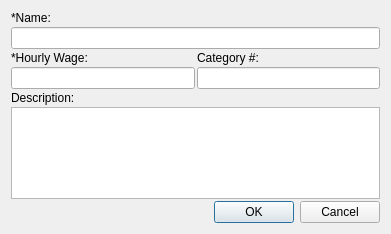
<?xml version="1.0" encoding="UTF-8"?>
<ui version="4.0">
 <class>addCategoryDialog</class>
 <widget class="QDialog" name="addCategoryDialog">
  <property name="geometry">
   <rect>
    <x>0</x>
    <y>0</y>
    <width>391</width>
    <height>234</height>
   </rect>
  </property>
  <property name="windowTitle">
   <string>Add Category</string>
  </property>
  <layout class="QGridLayout" name="gridLayout">
   <property name="spacing">
    <number>2</number>
   </property>
   <item row="4" column="0">
    <widget class="QLabel" name="label">
     <property name="text">
      <string>Description:</string>
     </property>
    </widget>
   </item>
   <item row="1" column="0" colspan="2">
    <widget class="QLineEdit" name="nameLineEdit"/>
   </item>
   <item row="6" column="0" colspan="2">
    <widget class="QDialogButtonBox" name="buttonBox">
     <property name="orientation">
      <enum>Qt::Horizontal</enum>
     </property>
     <property name="standardButtons">
      <set>QDialogButtonBox::Cancel|QDialogButtonBox::Ok</set>
     </property>
    </widget>
   </item>
   <item row="2" column="1">
    <widget class="QLabel" name="label_3">
     <property name="text">
      <string>Category #:</string>
     </property>
    </widget>
   </item>
   <item row="2" column="0">
    <widget class="QLabel" name="label_2">
     <property name="text">
      <string>*Hourly Wage:</string>
     </property>
    </widget>
   </item>
   <item row="3" column="1">
    <widget class="QLineEdit" name="categoryNumberLineEdit"/>
   </item>
   <item row="3" column="0">
    <widget class="QLineEdit" name="wageLineEdit"/>
   </item>
   <item row="5" column="0" colspan="2">
    <widget class="QTextEdit" name="descriptionTextEdit"/>
   </item>
   <item row="0" column="0">
    <widget class="QLabel" name="label_4">
     <property name="text">
      <string>*Name:</string>
     </property>
    </widget>
   </item>
  </layout>
 </widget>
 <tabstops>
  <tabstop>nameLineEdit</tabstop>
  <tabstop>wageLineEdit</tabstop>
  <tabstop>categoryNumberLineEdit</tabstop>
  <tabstop>descriptionTextEdit</tabstop>
 </tabstops>
 <resources/>
 <connections>
  <connection>
   <sender>buttonBox</sender>
   <signal>accepted()</signal>
   <receiver>addCategoryDialog</receiver>
   <slot>accept()</slot>
   <hints>
    <hint type="sourcelabel">
     <x>248</x>
     <y>254</y>
    </hint>
    <hint type="destinationlabel">
     <x>157</x>
     <y>274</y>
    </hint>
   </hints>
  </connection>
  <connection>
   <sender>buttonBox</sender>
   <signal>rejected()</signal>
   <receiver>addCategoryDialog</receiver>
   <slot>reject()</slot>
   <hints>
    <hint type="sourcelabel">
     <x>316</x>
     <y>260</y>
    </hint>
    <hint type="destinationlabel">
     <x>286</x>
     <y>274</y>
    </hint>
   </hints>
  </connection>
 </connections>
</ui>
